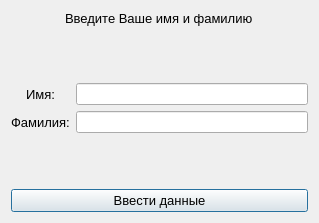
<?xml version="1.0" encoding="UTF-8"?>
<ui version="4.0">
 <class>ChangeInformation</class>
 <widget class="QDialog" name="ChangeInformation">
  <property name="geometry">
   <rect>
    <x>0</x>
    <y>0</y>
    <width>319</width>
    <height>223</height>
   </rect>
  </property>
  <property name="windowTitle">
   <string>Dialog</string>
  </property>
  <layout class="QVBoxLayout" name="verticalLayout_3">
   <item alignment="Qt::AlignHCenter">
    <widget class="QLabel" name="label">
     <property name="font">
      <font>
       <pointsize>10</pointsize>
      </font>
     </property>
     <property name="text">
      <string>Введите Ваше имя и фамилию</string>
     </property>
    </widget>
   </item>
   <item>
    <spacer name="verticalSpacer">
     <property name="orientation">
      <enum>Qt::Vertical</enum>
     </property>
     <property name="sizeHint" stdset="0">
      <size>
       <width>20</width>
       <height>40</height>
      </size>
     </property>
    </spacer>
   </item>
   <item>
    <layout class="QHBoxLayout" name="horizontalLayout">
     <item>
      <layout class="QVBoxLayout" name="verticalLayout_2">
       <item alignment="Qt::AlignHCenter">
        <widget class="QLabel" name="label_2">
         <property name="font">
          <font>
           <pointsize>10</pointsize>
          </font>
         </property>
         <property name="text">
          <string>Имя:</string>
         </property>
        </widget>
       </item>
       <item>
        <widget class="QLabel" name="label_3">
         <property name="font">
          <font>
           <pointsize>10</pointsize>
          </font>
         </property>
         <property name="text">
          <string>Фамилия:</string>
         </property>
        </widget>
       </item>
      </layout>
     </item>
     <item>
      <layout class="QVBoxLayout" name="verticalLayout">
       <item>
        <widget class="QLineEdit" name="nameEdit"/>
       </item>
       <item>
        <widget class="QLineEdit" name="lastNameEdit"/>
       </item>
      </layout>
     </item>
    </layout>
   </item>
   <item>
    <spacer name="verticalSpacer_2">
     <property name="orientation">
      <enum>Qt::Vertical</enum>
     </property>
     <property name="sizeHint" stdset="0">
      <size>
       <width>20</width>
       <height>40</height>
      </size>
     </property>
    </spacer>
   </item>
   <item>
    <widget class="QPushButton" name="Change">
     <property name="font">
      <font>
       <pointsize>10</pointsize>
      </font>
     </property>
     <property name="text">
      <string>Ввести данные</string>
     </property>
    </widget>
   </item>
  </layout>
 </widget>
 <resources/>
 <connections/>
</ui>
